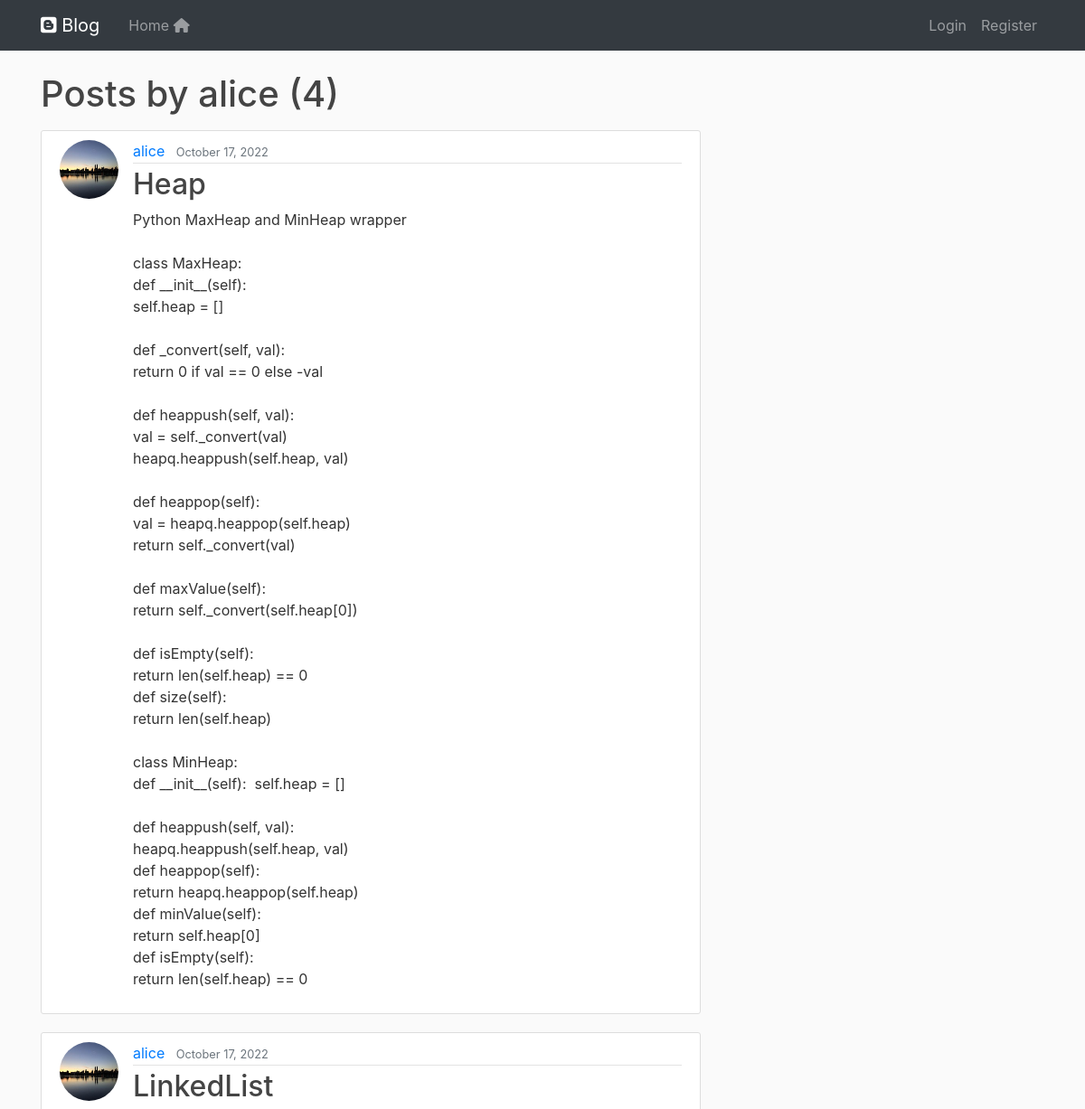
Page /user/alice (upper part) on the earlier database version.
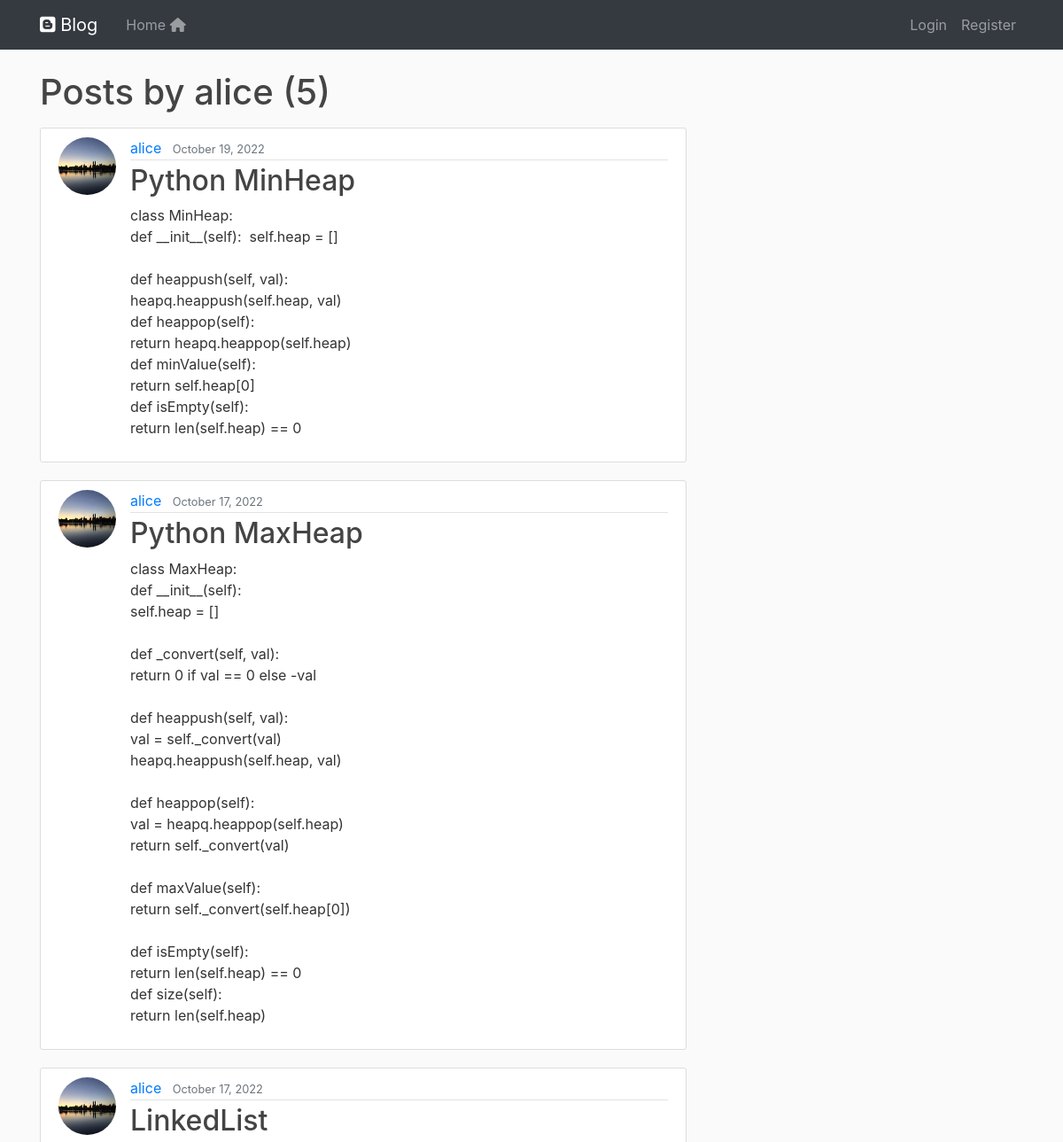
Same page on the later database version.
### blog/models.py (models this page shows, shortened)
class Post(models.Model):
    title = models.CharField(max_length=100)
    content = models.TextField()
    date_posted = models.DateTimeField(default=timezone.now)
    author = models.ForeignKey(User, on_delete= models.CASCADE)

### users/models.py (models this page shows, shortened)
class Profile(models.Model):
    user = models.OneToOneField(User, on_delete= models.CASCADE)
    image = models.ImageField(default = 'default.jpg', upload_to='profile_pics')

### blog/views.py (the view)
# urls.py: path('user/<str:username>', UserPostListView.as_view(), name='user-posts'),
class UserPostListView(ListView):
    model = Post
    template_name = 'blog/user_posts.html'  # <app>/<model>_<viewtype>.html
    context_object_name = 'posts'
    paginate_by = 5
    def get_queryset(self):
        try:
            user = get_object_or_404(User, username=self.kwargs.get('username'))
        except Http404:
            logger.error(f"Failed to find username {self.kwargs.get('username')} in User model.")
            messages.warning(self.request, "Something went wrong, can not view posts filtered by user.")
            raise Http404("User doesn't exist")
        return Post.objects.filter(author=user).order_by('-date_posted')

### blog/templates/blog/user_posts.html (shortened to what this page needs)
{% extends "blog/base.html" %}
{% block content %}
    <h1 class="mb-3">Posts by {{ view.kwargs.username }} ({{ page_obj.paginator.count }})</h1>
    {% for post in posts %}
        <article class="media content-section">
          <img class="rounded-circle article-img" src="{{ post.author.profile.image.url }}">
          <div class="media-body">
            <div class="article-metadata">
              <a class="mr-2" href="{% url 'user-posts' post.author.username %}">{{ post.author }}</a>
              <small class="text-muted">{{ post.date_posted|date:"F d, Y" }}</small>
            </div>
            <h2><a class="article-title" href="{% url 'post-detail' post.id %}">{{ post.title }}</a></h2>
            <p class="article-content">{{ post.content }}</p>
          </div>
        </article>
    {% endfor %}
{% endblock content %}

### blog/templates/blog/base.html (shortened to what this page needs)
{% load static %}
<!DOCTYPE html>
<html>
<head>
    <link rel="stylesheet" href="https://cdn.jsdelivr.net/npm/bootstrap@4.0.0/dist/css/bootstrap.min.css">
    <link rel="stylesheet" type="text/css" href="{% static 'blog/main.css' %}">
</head>
<body">
    <header>
        <nav class="navbar navbar-expand-lg fixed-top navbar-dark bg-dark">
          <div class="container">
            <a class="navbar-brand mr-4" href="{% url 'blog-home' %}">
              <i class="fa-brands fa-blogger fa-1x"></i> Blog
            </a>
            <div class="collapse navbar-collapse" id="navbarSupportedContent">
              <div class="navbar-nav mr-auto">
                <a class="nav-item nav-link" href="{% url 'blog-home' %}">
                  Home <i class="fa-solid fa-house"></i>
                </a>
              </div>
              <div class="navbar-nav">
                {% if user.is_authenticated  %}
                  <a class="nav-item nav-link btn btn-dark btn-outline-secondry" href="{% url 'post-create' %}" role="button">Create Post</a>
                  <a class="nav-item nav-link" href="{% url 'profile' %}">Profile</a>
                  <a class="nav-item nav-link" href="{% url 'logout' %}">Logout</a>
                {% else %}
                  <a class="nav-item nav-link" href="{% url 'login' %}">Login</a>
                  <a class="nav-item nav-link" href="{% url 'register' %}">Register</a>
                {% endif %}
              </div>
            </div>
          </div>
        </nav>
      </header>
      <main role="main" class="container">
        <div class="row">
            <div class="col-md-8">
              {% block content %}{% endblock %}
            </div>
        </div>
        </main>
</body>
</html>

### blog/static/blog/main.css (style rules this page uses)
h1, h2, h3, h4, h5, h6 { color: #444444; }
.content-section { background: #ffffff; padding: 10px 20px; border: 1px solid #dddddd; border-radius: 3px; margin-bottom: 20px; }
.article-title { color: #444444; }
.article-content { white-space: pre-line; }
.article-img { height: 65px; width: 65px; margin-right: 16px; }
.article-metadata { padding-bottom: 1px; margin-bottom: 4px; border-bottom: 1px solid #e3e3e3 }

Differences in the rows shown:
added Post: author.profile.image (picture), author "alice", date_posted "October 19, 2022", title "Python MinHeap", content "class MinHeap: def __init__(self): self.heap = [] def heappush(self, val): heapq.heappush(self.heap, val) def heappop(self): return heapq.heappop(self.heap) def minValue(self): return self.heap[0] def isEmpty(self): return len(self.heap) == 0"
changed Post: title "Heap" → "Python MaxHeap"; content "Python MaxHeap and MinHeap wrapper class MaxHeap: def __init__(self): self.heap = [] def _convert(self, val): return 0 if val == 0 else -val def heappush(self, val): val = self._convert(val) heapq.heappush(self.heap, val) def heappop(self): val = heapq.heappop(self.heap) return self._convert(val) def maxValue(self): return self._convert(self.heap[0]) def isEmpty(self): return len(self.heap) == 0 def size(self): return len(self.heap) class MinHeap: def __init__(self): self.heap = [] def heappush(self, val): heapq.heappush(self.heap, val) def heappop(self): return heapq.heappop(self.heap) def minValue(self): return self.heap[0] def isEmpty(self): return len(self.heap) == 0" → "class MaxHeap: def __init__(self): self.heap = [] def _convert(self, val): return 0 if val == 0 else -val def heappush(self, val): val = self._convert(val) heapq.heappush(self.heap, val) def heappop(self): val = heapq.heappop(self.heap) return self._convert(val) def maxValue(self): return self._convert(self.heap[0]) def isEmpty(self): return len(self.heap) == 0 def size(self): return len(self.heap)"
Other differences:
{{ page_obj.paginator.count }}: "4" → "5"
